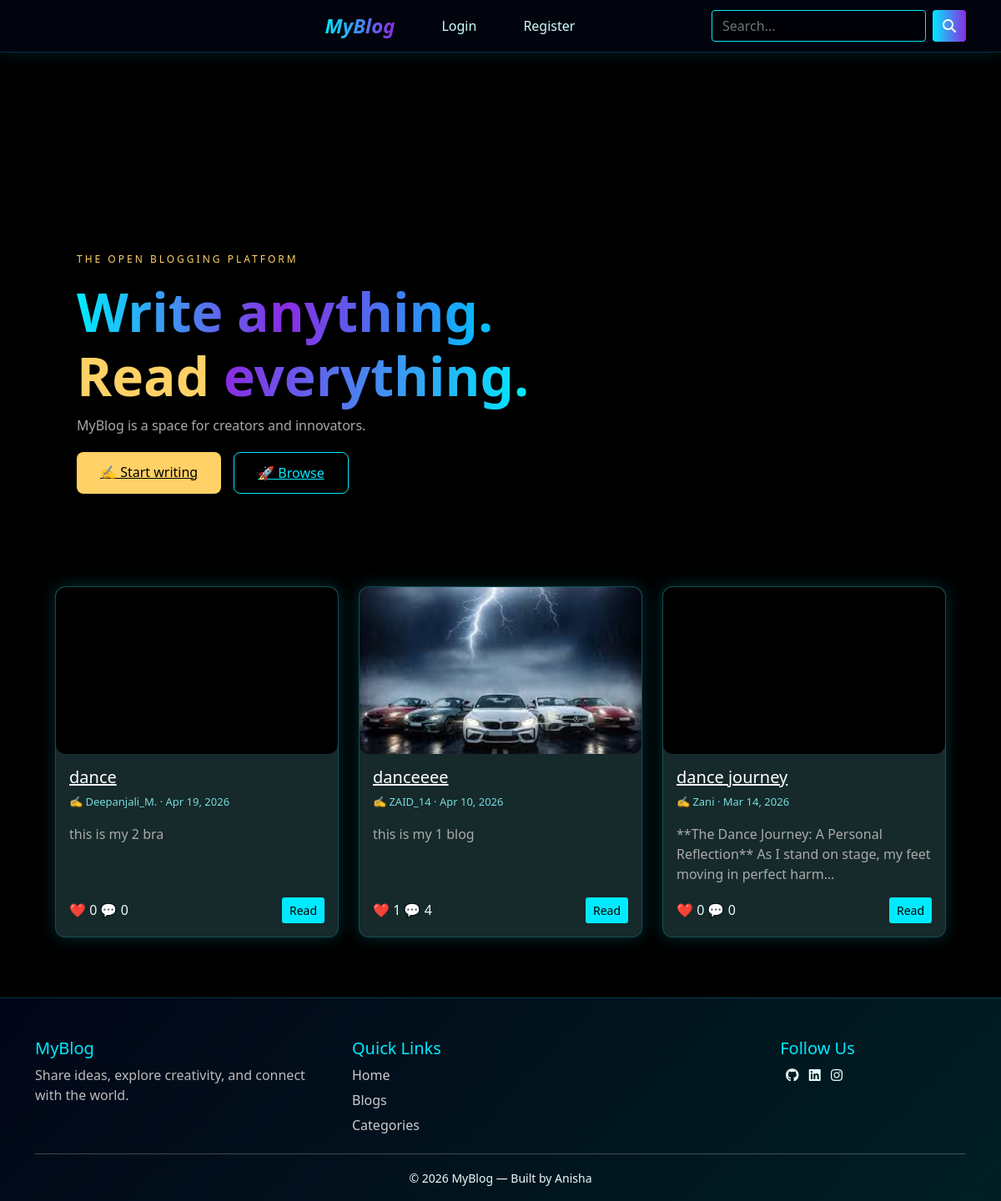
The page / on the database its author committed.
### app/models.py (models this page shows, shortened)
class BlogPost(models.Model):
    STATUS_CHOICES = [
        ('DRAFT', 'Draft'),
        ('PUBLISHED', 'Published'),
    ]
    author = models.ForeignKey(
        User,
        on_delete=models.CASCADE,
        related_name="blogs"
    )
    category = models.ForeignKey(
        Category,
        on_delete=models.SET_NULL,
        null=True,
        related_name="blogs"
    )
    title = models.CharField(max_length=250)
    slug = models.SlugField(unique=True, blank=True)
    content = models.TextField()
    featured_image = models.ImageField(
        upload_to="blogs/",
        blank=True,
        null=True
    )
    video = models.FileField(        # optional video
        upload_to="blog_videos/",
        blank=True,
        null=True
    )
    status = models.CharField(
        max_length=10,
        choices=STATUS_CHOICES,
        default='DRAFT'
    )
    is_featured = models.BooleanField(default=False)
    created_at = models.DateTimeField(auto_now_add=True)
    updated_at = models.DateTimeField(auto_now=True)
    class Meta:
        ordering = ['-created_at']

### app/views.py (the view)
# urls.py: path('', views.home, name='home'),
def home(request):
    blogs = (
        BlogPost.objects
        .filter(status='PUBLISHED')
        .annotate(
            total_likes=Count('likes', distinct=True),
            total_comments=Count('comments', distinct=True)
        )
        .order_by('-created_at')
    )
    categories = Category.objects.all()
    return render(request, 'blog/home.html', {
        'blogs': blogs,
        'categories': categories
    })

### app/templates/blog/home.html (shortened to what this page needs)
{% extends 'blog/base.html' %}
{% load static %}
{% block content %}
<div id="heroText" style="
position: relative;
z-index: 2;
display:flex;
align-items:center;
min-height:75vh;
padding-left:50px;
padding-top:120px;
">
  <div style="max-width:650px;">
    <p style="font-size:12px; letter-spacing:3px; color:#ffd166;">
      THE OPEN BLOGGING PLATFORM
    </p>
    <h1 style="font-size:4rem; font-weight:800;">
      <span class="gradient-text">Write anything.</span><br>
      <span style="color:#ffd166;">Read</span>
      <span class="gradient-text2">everything.</span>
    </h1>
    <p style="color:#aaa;">
      MyBlog is a space for creators and innovators.
    </p>
    <div style="display:flex; gap:15px; margin-top:20px;">
      {% if request.user.is_authenticated %}
        <a href="{% url 'create_blog' %}" style="
          padding:12px 28px;
          border-radius:8px;
          color:black;
          background:#ffd166;">
          ✍️ Start writing
        </a>
      {% else %}
        <a href="{% url 'login' %}?next={% url 'create_blog' %}" style="
          padding:12px 28px;
          border-radius:8px;
          color:black;
          background:#ffd166;">
          ✍️ Start writing
        </a>
      {% endif %}
      <a href="#blogs" style="
      padding:12px 28px;
      border-radius:8px;
      color:#00eaff;
      border:1px solid #00eaff;">
        🚀 Browse
      </a>
    </div>
  </div>
</div>
<div id="blogs" class="row px-4 mt-3">
{% for blog in blogs %}
<div class="col-md-4 mb-4">
  <div class="card h-100" style="
  background:#16292b;
  border-radius:12px;
  overflow:hidden;
  ">
    {% if blog.video %}
    <div class="video-wrapper">
      <video class="video-main blog-video"
             autoplay muted loop playsinline>
        <source src="{{ blog.video.url }}">
      </video>
    </div>
    {% elif blog.featured_image %}
    <img src="{{ blog.featured_image.url }}" class="blog-img">
    {% endif %}
    <div class="card-body d-flex flex-column">
      <h5>
        <a href="{% url 'blog_detail' blog.slug %}" style="color:white;">
          {{ blog.title }}
        </a>
      </h5>
      <p style="color:#7dd; font-size:13px;">
        ✍️ {{ blog.author.username }} · {{ blog.created_at|date:"M d, Y" }}
      </p>
      <p style="color:#aaa;">
        {{ blog.content|truncatechars:100 }}
      </p>
      <div class="mt-auto d-flex justify-content-between align-items-center">
        <div>
          ❤️ {{ blog.total_likes }} 💬 {{ blog.total_comments }}
        </div>
        <a href="{% url 'blog_detail' blog.slug %}" class="btn btn-sm"
           style="background:#00eaff; color:black;">
          Read
        </a>
      </div>
    </div>
  </div>
</div>
{% empty %}
<div class="text-center mt-5">
  <h4>No blogs yet 🚀</h4>
</div>
{% endfor %}
</div>
{% endblock %}

### app/templates/blog/base.html (shortened to what this page needs)
<!doctype html>
{% load static %}
<html lang="en">
<head>
  <link href="https://cdn.jsdelivr.net/npm/bootstrap@5.0.0-beta1/dist/css/bootstrap.min.css" rel="stylesheet">
  <link rel="stylesheet" href="https://cdnjs.cloudflare.com/ajax/libs/font-awesome/6.4.0/css/all.min.css">
</head>
<body>
<div class="spline-bg">
</div>
<nav class="navbar navbar-expand-lg navbar-dark">
<div class="container d-flex justify-content-between align-items-center">
  <div class="d-flex align-items-center gap-4 justify-content-center flex-grow-1">
      <a class="navbar-brand fw-bold fst-italic" href="{% url 'home' %}">
        MyBlog
      </a>
      {% if request.user.is_authenticated %}
        <a class="nav-link" href="{% url 'create_blog' %}">Write</a>
        <a class="nav-link d-flex align-items-center gap-2" href="{% url 'profile' %}">
          Profile
        </a>
        <a class="nav-link" href="{% url 'author_profile' request.user.username %}">
          Portfolio
        </a>
        <a class="nav-link" href="{% url 'logout' %}">Logout</a>
        <a class="nav-link" href="{% url 'about' %}">About</a>
      {% else %}
        <a class="nav-link" href="{% url 'login' %}">Login</a>
        <a class="nav-link" href="{% url 'register' %}">Register</a>
      {% endif %}
    </div>
    <div class="search-container">
      <form class="d-flex position-relative">
        <input id="searchInput" class="form-control me-2" type="search" placeholder="Search...">
        <button class="btn btn-primary" type="button">
          <i class="fas fa-search"></i>
        </button>
      </form>
    </div>
  </div>
</nav>
<div class="container mt-4 main-content">
  {% block content %}{% endblock %}
</div>
<footer class="container-fluid pt-5 pb-3 mt-5">
  <div class="container">
    <div class="row">
      <div class="col-md-4">
        <h5 style="color:#00eaff;">MyBlog</h5>
        <p style="color:#bbb;">
          Share ideas, explore creativity, and connect with the world.
        </p>
      </div>
      <div class="col-md-4">
        <h5 style="color:#00eaff;">Quick Links</h5>
        <a href="{% url 'home' %}" class="footer-link">Home</a>
        <a href="#" class="footer-link">Blogs</a>
        <a href="#" class="footer-link">Categories</a>
      </div>
      <div class="col-md-4 text-center">
        <h5 style="color:#00eaff;">Follow Us</h5>
        <i class="fab fa-github me-2"></i>
        <i class="fab fa-linkedin me-2"></i>
        <i class="fab fa-instagram me-2"></i>
      </div>
    </div>
    <hr style="border-color:rgba(0,229,255,0.2);">
    <div class="text-center">
      <small>© 2026 MyBlog — Built by Anisha</small>
    </div>
  </div>
</footer>
</body>
</html>

### app/templates/blog/base.html (style rules this page uses)
body { background: #000; color: #eafdfc; margin: 0; overflow-x: hidden; }
.spline-bg { position: fixed; top: 0; left: 0; width: 100%; height: 100%; z-index: -1; }
.main-content { position: relative; z-index: 1; }
.navbar { background: rgba(2, 6, 23, 0.6); backdrop-filter: blur(12px); border-bottom: 1px solid rgba(0,229,255,0.2); box-shadow: 0 0 20px rgba(0,229,255,0.15); z-index: 5; }
.navbar-brand { font-size: 1.5rem; font-weight: bold; background: linear-gradient(90deg,#00eaff,#8a2be2); -webkit-background-clip: text; background-clip: text; -webkit-text-fill-color: transparent; transition: all 0.4s ease; }
.nav-link { color: #cfffff !important; font-weight: 500; transition: 0.3s; }
.form-control { background: rgba(0,0,0,0.5); border: 1px solid #00eaff; color: #eafdfc; }
.btn-primary { background: linear-gradient(90deg,#00eaff,#8a2be2); border: none; }
.search-container { position:relative; }
.card { position: relative; z-index: 3; background: rgba(10, 20, 30, 0.75); backdrop-filter: blur(15px); border-radius: 18px; border: 1px solid rgba(0,229,255,0.2); box-shadow: 0 0 20px rgba(0,229,255,0.2); color: #eafdfc; cursor: pointer; transition: 0.3s; }
footer { background: linear-gradient(135deg, #020617, #001f24); color: #eafdfc; border-top: 1px solid rgba(0,229,255,0.2); }
.footer-link { color: #ccc; text-decoration: none; display: block; margin-bottom: 6px; }

### app/templates/blog/home.html (style rules this page uses)
.gradient-text { background: linear-gradient(90deg, #00eaff, #8a2be2, #00c3ff); -webkit-background-clip: text; background-clip: text; -webkit-text-fill-color: transparent; }
.gradient-text2 { background: linear-gradient(90deg, #8a2be2, #00eaff); -webkit-background-clip: text; background-clip: text; -webkit-text-fill-color: transparent; }
.video-wrapper { position: relative; width: 100%; height: 200px; overflow: hidden; background: black; border-radius: 12px; }
.video-main { position: relative; width: 100%; height: 100%; object-fit: contain; z-index: 2; }
.blog-img { width: 100%; height: 200px; object-fit: cover; border-radius: 12px; }
#heroText { background: transparent; }

### rows shown on the page
BlogPost: title "dance", author.username "Deepanjali_M.", created_at "Apr 19, 2026", content "this is my 2 bra", total_likes "0", total_comments "0"
BlogPost: featured_image (picture), title "danceeee", author.username "ZAID_14", created_at "Apr 10, 2026", content "this is my 1 blog", total_likes "1", total_comments "4"
BlogPost: title "dance journey", author.username "Zani", created_at "Mar 14, 2026", content "**The Dance Journey: A Personal Reflection** As I stand on stage, my feet moving in perfect harm…", total_likes "0", total_comments "0"
